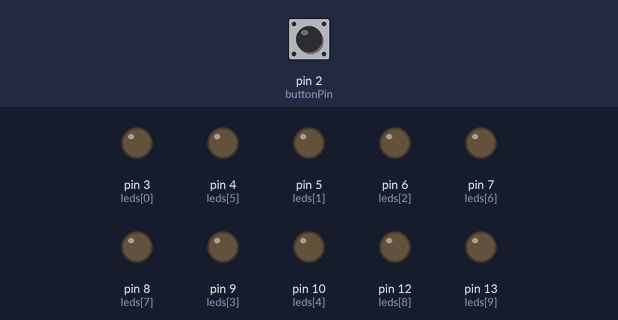
The sketch below on a simulated Arduino Uno, built with avr-gcc and run on an emulated ATmega328P. Shown: output pins drawn as LEDs (lit = HIGH). Inputs (shaded band) come from the test bench; at power-on: pin 2 (buttonPin) HIGH.

Above: at 1.2 s.
1.3 s: pin 2 (buttonPin) pulled LOW for 0.15 s
At 1.85 s:
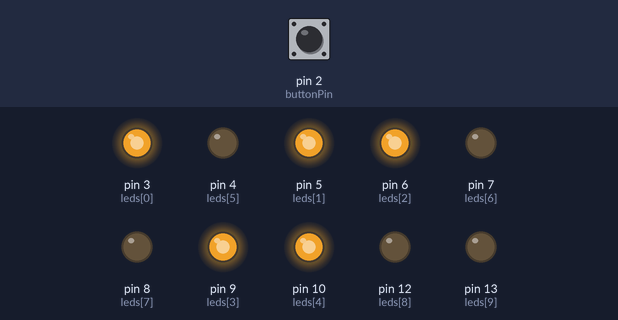
At 3.07 s:
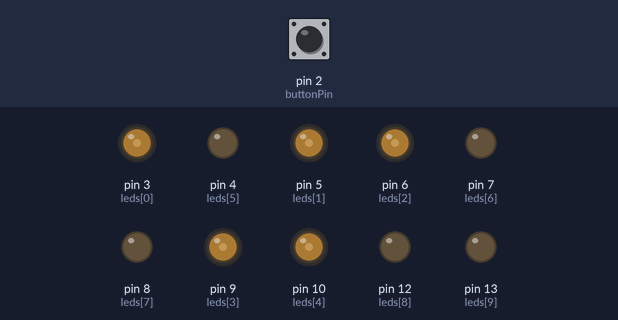
4.3 s: pin 2 (buttonPin) pulled LOW for 1 s
At 5.32 s:
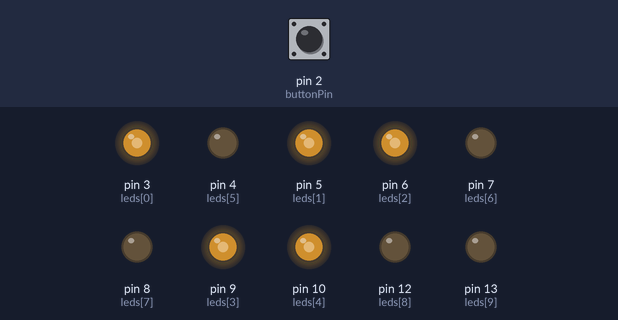
8.3 s: pin 2 (buttonPin) pulled LOW for 3.2 s
Timing chart, 0 to 20.5 s (numbered marks = the images above; inputs shaded):
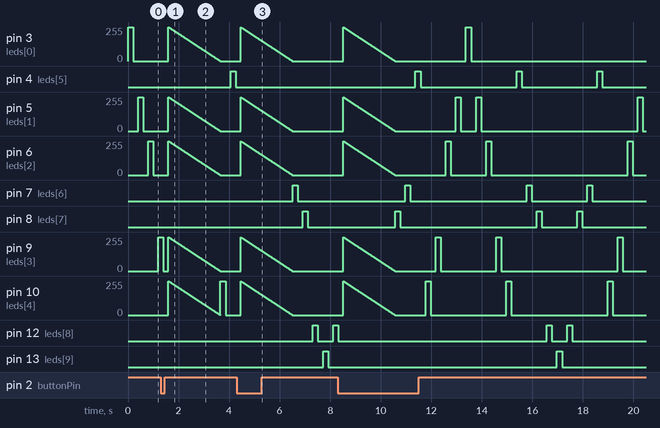

The sketch:

Cau1.ino
```cpp
#include <math.h>

int leds[10] = {3, 5, 6, 9, 10, 4, 7, 8, 12, 13};
int buttonPin = 2;

int i = 0;
int sign = 1;

int value_delay = ceil(2000.0 / 256);

bool pressed = false;

void setup() {

  attachInterrupt(0, PressButton, FALLING);

  pinMode(buttonPin, INPUT_PULLUP);

  for(int j = 0; j < 10; j++)
    pinMode(leds[j], OUTPUT);
}

void loop() {

  if(pressed) {  // nhấn nút

    for(int j = 5; j < 10; j++)
      digitalWrite(leds[j], LOW);

    for(int brightness = 255; brightness >= 0; brightness--)
    {
      for(int j = 0; j < 5; j++)
        analogWrite(leds[j], brightness);

      delay(value_delay);

    }
    pressed = false;

  }
  else {

    digitalWrite(leds[i], HIGH);
    delay(200);
    digitalWrite(leds[i], LOW);
    delay(200);


    if(i == 9) sign = -1;
    if(i == 0) sign = 1;

    i += sign;
  }
}

void PressButton(){
  pressed = true;
}
```

Measured:
- after the input at 1.3 s, pin 7 (leds[6]): stays LOW (without the input it goes to HIGH after 1.1 s); pin 8 (leds[7]): stays LOW (without the input it goes to HIGH after 1.5 s); pin 12 (leds[8]): stops changing and stays LOW; pin 13 (leds[9]): stays LOW (without the input it goes to HIGH after 2.3 s)
- after the input at 4.3 s, pin 4 (leds[5]): stays LOW (without the input it goes to HIGH after 3.0 s)
- by itself, pin 3 (leds[0]): ramps from 255/255 to 0/255 and jumps back, once every 4.9 s
